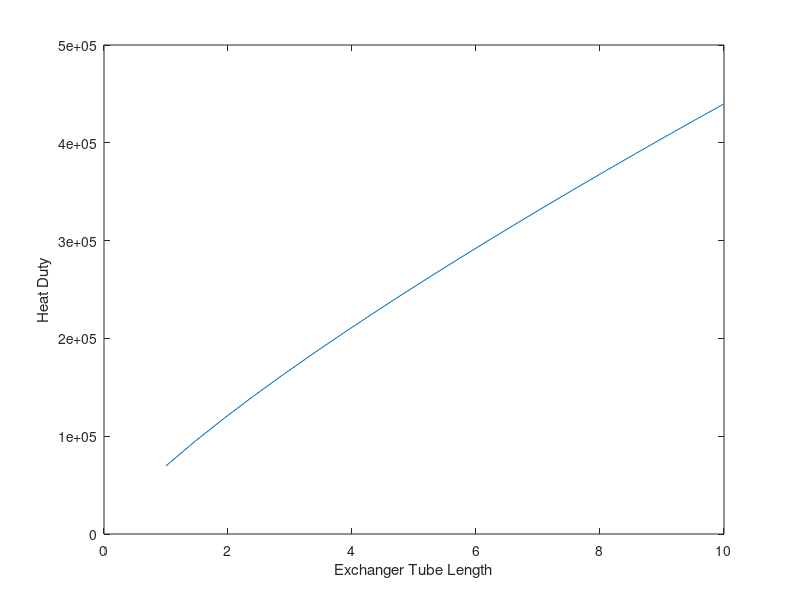

Recreate this plot in MATLAB.
function heat_exchanger

%Information needed/solved for:
%Inlet, outlet temperatures
%Flow rates
%HX dimensions
%Thermal data for CO2, IL: viscosity, thermal conductivity, heat capacity
%Conductivity of tube material

%%%DATA, listed in [IL, CO2] (Check values for all of these, should be
%%%averages across temp range)
mass_flow = [59600/3600, 596000*0.65/3600]; %kg/s
density = [1115, 120]; %kg/m^3
mu = [5.5e-2 ,3.1e-5]; %Dynamic viscosity, Pa*s
nu = mu./density; %Kinematic viscosity
k = [0.16, 0.05]; %Thermal conductivity, W/(m*K)
Cp = [1200, 52]; %Heat capacity, J/(mol*K)

L_range = linspace(1,10,20)';
eff_NTU_calc(mass_flow, density, mu, nu, k, Cp, L_range, [70+273, 600])

end

function eff_NTU_calc(mass_flow, density, mu, nu, k, Cp, L, Ti)
%Eff-NTU calculation to get q vs L

%%%Tube dimensions
%Shell
D_large = 5.0;
A_large = pi*(D_large/2)^2;
%Inner tube
Di = 0.04;
Do = 0.0415;
A_small = pi*(Di/2)^2;
A_tube = pi*(Do/2)^2;
N_tubes = floor(A_large/(A_tube*4)); %Number of tubes that fit
% N_tubes = 1000;
fprintf('Number of tubes: %.0f\n', N_tubes)
kt = 18; %Stainless steel tube

%Convert mass flow rates to volumetric flow rates and velocities
volume_flow = mass_flow ./density;
v = volume_flow ./ ([(A_small*N_tubes), (A_large-N_tubes*A_tube)]); %Assume IL on inside

Re = reynolds(nu, v, L); %Reynolds number

Pr = prandtl(Cp, mu, k); %Prandtl number

hi = (k(1)*nusselt(Re(:,1),Pr(1)))./L; %Convection coefficient
ho = (k(2)*nusselt(Re(:,2),Pr(2)))./L; 

qmax = min(mass_flow.*Cp)*(Ti(2)-Ti(1)); %Max possible heat transfer

UA = heat_transfer_coeff(Di, Do, L, kt, hi, ho); %Total heat transfer coeffs
NTU = UA./(min(Cp.*mass_flow)); %Number of transfer units
Cr = min(Cp.*mass_flow)/max(Cp.*mass_flow); %Heat capacity ratio

% eps_parallel = eff_parallel(NTU, Cr); %effectiveness, parallel flow
% eps_counter = eff_counter(NTU, Cr); %effectiveness, counter flow
eps_shell = N_tubes*eff_shell(NTU, Cr);

%Heat duty
q_shell = eps_shell.*qmax;

plot(L, q_shell)
xlabel('Exchanger Tube Length')
ylabel('Heat Duty')

end

function [Re] = reynolds(nu, v, L)

Re = L*(v./nu);

end

function [Pr] = prandtl(Cp, mu, k)

Pr = (Cp.*mu)./k;

end

function [Nu] = nusselt(Re, Pr)

Nu = 0.023*Re.^(4/5).*Pr^(0.3); %Check to make sure this is right

end

function [UA] = heat_transfer_coeff(Di, Do, L, kt, hi, ho)

Ai = pi.*Di.*L;
Ao = pi.*Do.*L;

Ri = 1./(hi.*Ai);
Rt = log(Do/Di)./(2.*pi.*kt.*L);
Ro = 1./(ho.*Ao);

UA = (Ri + Rt + Ro).^-1;

end

function [epsilon] = eff_shell(NTU, Cr)

x = sqrt(1+Cr^2);
A = 1+exp(-NTU.*x);
B = 1-exp(-NTU.*x);
epsilon = 2*(1+Cr+x.*(A./B)).^-1;

end

% function [epsilon] = eff_parallel(NTU, Cr)
% 
% epsilon = (1-exp(-NTU.*(1+Cr)))./(1+Cr);
% 
% end
% 
% function [epsilon] = eff_counter(NTU, Cr)
% 
% epsilon = (1-exp(-NTU.*(1-Cr)))./(1-Cr.*exp(-NTU.*(1-Cr)));
% 
% end